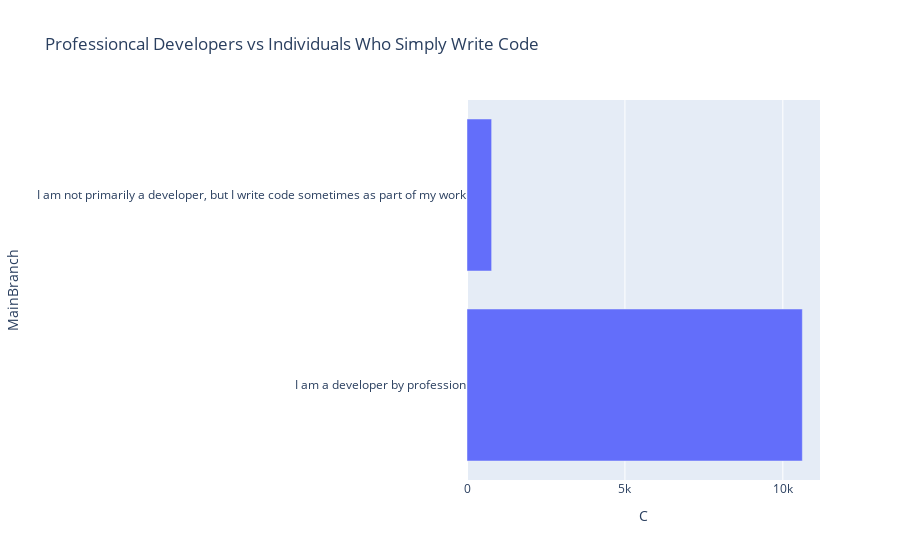

Here is the notebook cell this chart was saved with:
### Markdown cell above
Create a horizontal bar chart using column `MainBranch.`

### Code cell
# your code goes here
Q = """
SELECT COUNT(MainBranch) as C, MainBranch FROM master
GROUP BY MainBranch
"""
df = pd.read_sql_query(Q,conn)
fig = px.bar(df, x='C', y='MainBranch', title='Professioncal Developers vs Individuals Who Simply Write Code ')
fig.show()

### Figure 1 — Plotly figure (JSON) as saved in the notebook; plotly's stock layout.template omitted (floating-point values rounded to 4 significant figures)
{"data": [{"alignmentgroup": "True", "hovertemplate": "C=%{x}<br>MainBranch=%{y}<extra></extra>", "legendgroup": "", "marker": {"color": "#636efa", "pattern": {"shape": ""}}, "name": "", "offsetgroup": "", "orientation": "h", "showlegend": false, "textposition": "auto", "type": "bar", "x": [10618, 780], "xaxis": "x", "y": ["I am a developer by profession", "I am not primarily a developer, but I write code sometimes as part of my work"], "yaxis": "y"}], "layout": {"barmode": "relative", "legend": {"tracegroupgap": 0}, "title": {"text": "Professioncal Developers vs Individuals Who Simply Write Code "}, "xaxis": {"anchor": "y", "domain": [0, 1], "title": {"text": "C"}}, "yaxis": {"anchor": "x", "domain": [0, 1], "title": {"text": "MainBranch"}}}}
